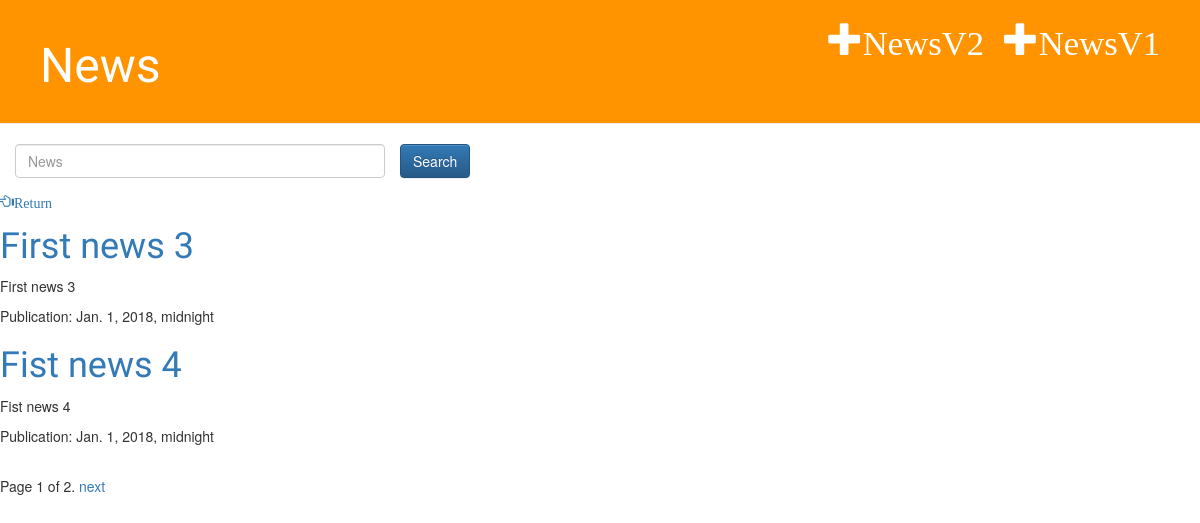
Page /news/ on the committed database.
### news/models.py (models this page shows, shortened)
class BaseNews(Base):
    description = models.CharField(max_length=200)
    image = models.ImageField(upload_to='Django_news/news/media/photos',
                              blank=True, null=True)

class NewsItem(BaseNews):
    publish_date = models.DateTimeField(
        blank=True, null=True)

class Base(models.Model):
    title = models.CharField(max_length=100)
    class Meta:
        abstract = True

class BaseNews(Base):
    description = models.CharField(max_length=200)
    image = models.ImageField(upload_to='Django_news/news/media/photos',
                              blank=True, null=True)

### news/views.py (the view)
# urls.py: url(r'^news/$', views.news_list, name='news'),
def news_list(request):
    news = NewsItem.objects.filter(publish_date__lte=timezone.now()).order_by('publish_date')
    paginator_news = Paginator(news, 2)
    page = request.GET.get('page')
    try:
        news = paginator_news.page(page)
    except PageNotAnInteger:
        news = paginator_news.page(1)
    except EmptyPage:
        news = paginator_news.page(paginator_news.num_pages)
    return render(request, 'news/news_list.html', {'NewsItem': news})

### news/templates/news/news_list.html (shortened to what this page needs)
{% load staticfiles %}
<html>
<head>
    <link rel="stylesheet" href="//maxcdn.bootstrapcdn.com/bootstrap/3.2.0/css/bootstrap.min.css">
    <link rel="stylesheet" href="//maxcdn.bootstrapcdn.com/bootstrap/3.2.0/css/bootstrap-theme.min.css">
    <link rel="stylesheet" href="{% static 'css/news.css' %}">
</head>
<body>
<div class="page-header">
    <a href="{% url 'v1NewsAdd' %}" class="top-menu"><span class="glyphicon glyphicon-plus">NewsV1</span></a>
    <a href="{% url 'addNews' %}" class="top-menu"><span class="glyphicon glyphicon-plus">NewsV2</span></a>
    <h1>News</h1>
</div>
<form action="{% url 'search' %}" method="get">
<div class="form-group">
<div class="col-xs-4">
    <input type="text" class="form-control" name="q" placeholder="News" />
</div>
    <button type="submit" class="btn btn-primary">Search</button>
</div>
<div>
    <p>
        <a href="{% url 'index' %}"><span class="glyphicon glyphicon-hand-left">Return</span></a>
    </p>
</div>
{% for news in NewsItem %}
    <div>
        <h1><a href="{% url 'detailNews' news.id %}">{{ news.title }}</a></h1>
        <p>{{ news.description }}</p>
        <p>Publication: {{ news.publish_date }}</p>
    </div>
{% endfor %}
  <div class="pagination">
    <span class="step-links">
        <span class="current">
            Page {{ NewsItem.number }} of {{ NewsItem.paginator.num_pages }}.
        </span>
        {% if NewsItem.has_next %}
            <a href="?page={{ NewsItem.next_page_number }}{% if request.GET.q %}&q={{ request.GET.q }}{% endif %}">next</a>
        {% endif %}
    </span>
</div>
</body>
</html>

### news/static/css/news.css (style rules this page uses)
.page-header { background-color: #ff9400; margin-top: 0; padding: 20px 20px 20px 40px; }
.page-header h1, .page-header h1 a, .page-header h1 a:visited, .page-header h1 a:active { color: #ffffff; font-size: 36pt; text-decoration: none; }
h1, h2, h3, h4 { font-family: 'Lobster', cursive; }
.top-menu, .top-menu:hover, .top-menu:visited { color: #ffffff; float: right; font-size: 26pt; margin-right: 20px; }

### rows in the picture
NewsItem: title "First news 3", description "First news 3", publish_date "Jan. 1, 2018, midnight"
NewsItem: title "Fist news 4", description "Fist news 4", publish_date "Jan. 1, 2018, midnight"

### other values in the picture
{{ NewsItem.number }} "1"
{{ NewsItem.paginator.num_pages }} "2"
